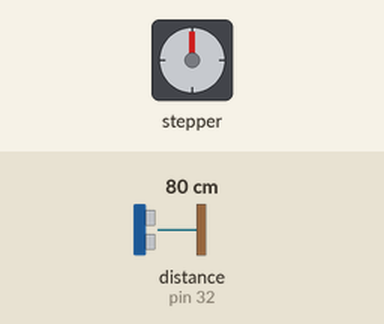
Simulated run of this sketch. Board: Arduino Mega 2560, built with avr-gcc and run on an emulated ATmega2560. On the bench: stepper motor. Wiring (inferred from the names in the program): stepper motor driver (200 steps per turn assumed): step pin 2; direction pin 5. The test bench sets the inputs (shaded band); at power-on: distance to the obstacle (sensor on pin 32) 80 cm. The echo pulse lasts 58.3 µs per cm.

Above: at 1.2 s.
1.3 s: distance to the obstacle (sensor on pin 32) set to 28 cm
4.3 s: distance to the obstacle (sensor on pin 32) set to 23 cm
At 5.6 s:
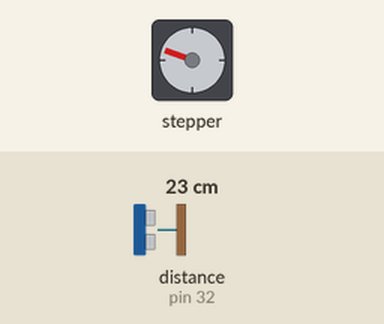
At 19.1 s:
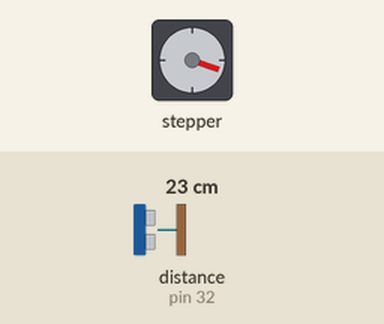
Timing chart, 0 to 46.9 s (numbered marks = the images above; inputs shaded):
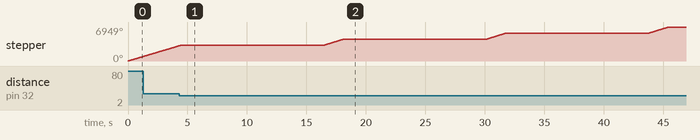

The sketch:

Automation_Part.ino
```cpp
#include <NewPing.h> // Include library for ultrasonic sensor

// Stepper Motor X
const int stepPin = 2; // X.STEP
const int dirPin = 5;  // X.DIR

// Ultrasonic sensor pins
const int trigPin = 31; // Ultrasonic sensor trigger pin
const int echoPin = 32; // Ultrasonic sensor echo pin

// Define the maximum distance for obstacle detection in inches
const int maxDistanceInches = 10;
// Define the maximum distance in centimeters (converted from inches)
const int maxDistanceCM = maxDistanceInches * 2.54;

// Initialize NewPing sensor
NewPing sonar(trigPin, echoPin, maxDistanceCM);

void setup() {
  pinMode(stepPin, OUTPUT); // Sets the stepper motor step pin as output
  pinMode(dirPin, OUTPUT);  // Sets the stepper motor direction pin as output
}

void loop() {
  unsigned int distance = sonar.ping_cm(); // Read the distance from the ultrasonic sensor

  // Check if an obstacle is within the specified range
  if (distance <= maxDistanceCM && distance > 0) {
    // Stop the stepper motor
    digitalWrite(stepPin, LOW);
    digitalWrite(dirPin, LOW);

    // Wait for 12 seconds before moving again
    delay(12000);

    // Move stepper in reverse direction after waiting
    digitalWrite(dirPin, HIGH); // Set direction
    for (int i = 0; i < 700; i++) {
      digitalWrite(stepPin, HIGH);
      delayMicroseconds(1200);
      digitalWrite(stepPin, LOW);
      delayMicroseconds(1200);
    }
  } else {
    // Move the stepper motor forward
    digitalWrite(dirPin, HIGH); // Set direction

    // Make 200 pulses for one rotation (depends on your motor driver setup)
    for (int x = 0; x < 200; x++) {
      digitalWrite(stepPin, HIGH);
      delayMicroseconds(1200);
      digitalWrite(stepPin, LOW);
      delayMicroseconds(1200);

      // Check ultrasonic sensor output every 40 steps
      if (x % 40 == 0) {
        distance = sonar.ping_cm(); // Update distance
        if (distance <= maxDistanceCM && distance > 0) {
          // Stop the stepper motor if obstacle detected
          digitalWrite(stepPin, LOW);
          digitalWrite(dirPin, LOW); // You may need to adjust depending on wiring
          break; // Exit the loop early
        }
      }
    }
    // Optional pause between rotations
    // delay(2000);
  }
}
```

Measured:
- the behaviour switches between 26 and 25 cm on distance to the obstacle (sensor on pin 32) (found by bisection; images 0 and 1)
